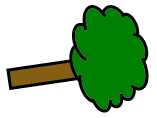
#> input picture original-fishermen/image_components/tree_transparent.png, 157 x 118 px
$ python write_experiment_files.py   (Python 2 division)
#> lines starting #> are read from the running program, lines starting #| are printed output that depends on the picture
### original-fishermen/make_imgs.py
import sys
from PIL import Image
from PIL import ImageFont
from PIL import ImageDraw
import math
import pdb

def convert_white_to_transparent(img):
	datas = img.getdata()
	#pdb.set_trace()
	newData = []
	for item in datas:
		if item[0] >= 250 and item[1] >= 250 and item[2] >= 250:
			newData.append((255, 255, 255, 0))
		else:
			newData.append(item)

	img.putdata(newData)
	return img
def convert_green_to_transparent(img):
	datas = img.getdata()
	#pdb.set_trace()
	newData = []
	for item in datas:
		if item[0] >= 150 and item[1] >= 150 and item[2] <= 100:
			newData.append((155, 187, 89, 0))
		else:
			newData.append(item)

	img.putdata(newData)
	return img
def add_text(img,text, location, font_size):
 draw = ImageDraw.Draw(img)
 #font = ImageFont.load_default()
 font = ImageFont.truetype("/Library/Fonts/Arial.ttf", font_size)
 draw.text(location,text,(0,0,0),font=font)
 return img

def add_muscles(num_muscles, location, img, muscle_img):
	spacing = muscle_img.size[0]/2.
	curr_loc = location[0]
	location_y = location[1]

	for muscle in range(0,num_muscles):
		curr_loc = curr_loc + spacing
		img.paste(muscle_img,(int(curr_loc),location_y),mask=muscle_img)
	return img

def main(strengths, trees, dirname="stimuli/"):
    img_dir = "image_components/"
    filenames=[]
    image_arr = ['tree_transparent.png','fisherman_orig.png','Background.png','road.png','pond_orig.png','muscle2.png']
    images = map(Image.open, [img_dir+image for image in image_arr])

    widths, heights = zip(*(i.size for i in images))

    total_width = widths[2]
    max_height = heights[2]
    road_len = heights[3]

    letters = ['a','b','c','d','e','f','g','h','i','j','k']
    for scenario in range(0,len(trees)):
    	new_im = Image.new('RGB', (total_width, max_height))
    	new_im.paste(images[2], (0,0)) #just the background

    	road_position = total_width/2. - widths[3]/2. #subtract out half the road
    	new_im.paste(images[3], (int(road_position), 0)) #adding road

    	#Adding the trees
    	num_trees = trees[scenario]
    	tree_spacing = int((road_len-10.)/(num_trees+1))
    	tree_offset = 2

    	#Convert tree image to have transparency
    	tree_img = images[0]
    	tree_img = tree_img.convert('RGBA')
    	tree_img = convert_white_to_transparent(tree_img)
    	#pdb.set_trace()

    	scale_factor = 1./max(math.sqrt(num_trees/2.),1)
    	tree_img = tree_img.resize((int(widths[0]*scale_factor), int(heights[0]*scale_factor)))
    	#tree_img.convert('RGBA')
    	for tree in range(0,trees[scenario]):
    		new_im.paste(tree_img,(int(total_width/2.-tree_img.size[0]/2.),tree_offset),mask=tree_img)
    		tree_offset = tree_offset+tree_spacing

    	#Add in a number for easy understanding of number of trees
    	location = (int(total_width/2. - widths[3]*1.5), road_len+32)
    	new_im = add_text(new_im,"(# trees=" + str(num_trees) + ")", location, 32)


    	#Adding the fishermen
    	num_fishermen = len(strengths[0])
    	angle_shift = 180./(num_fishermen-1)
    	offset_overall = 0
    	center_y = road_len*2./3
    	curr_angle = 0#angle_shift/2.
    	offset_fishermen_x = 80
    	offset_fishermen_y = -20

    	radius_y = total_width/3.*4/5.
    	radius_x = total_width/3.*4/5.
    	#pdb.set_trace()
    	print num_fishermen
    	scale_factor = 1./max(math.sqrt((num_fishermen-2)/2.),1)
    	for fishermen in range(0,num_fishermen):
    		#print curr_angle
    		if curr_angle <= 90:
    			x_pos = total_width/2. - radius_x*math.cos(curr_angle*math.pi/180.)
    			y_pos = center_y+radius_y*math.sin(curr_angle*math.pi/180.)
    		else:
    			x_pos = total_width/2. + radius_x*math.cos((180. - curr_angle)*math.pi/180.)
    			y_pos = center_y+radius_y*math.sin((180.-curr_angle)*math.pi/180.)

    		pond = images[4].resize((int(widths[4]*scale_factor), int(heights[4]*scale_factor)))
    		pond_rad = pond.size[0]/2.

    		#Put the fishermen in - they need to be scaled and made transparent
    		fishermen_img = images[1].resize((int(widths[1]*scale_factor), int(heights[1]*scale_factor)))
    		fishermen_img = fishermen_img.convert('RGBA')
    		#pdb.set_trace()
    		fishermen_img = convert_green_to_transparent(fishermen_img)

    		new_im.paste(pond,(int(x_pos - pond_rad), int(y_pos - pond_rad - offset_overall)))
    		if curr_angle <= 90:
    			fishermen_x = int(x_pos - pond_rad - offset_fishermen_x)
    			fishermen_y = int(y_pos + offset_fishermen_y-offset_overall)
    			new_im.paste(fishermen_img,(fishermen_x, fishermen_y),mask=fishermen_img)
    		else:
    			fishermen_x = int(x_pos + offset_fishermen_x)
    			fishermen_y = int(y_pos + offset_fishermen_y-offset_overall)
    			new_im.paste(fishermen_img,(fishermen_x, fishermen_y),mask=fishermen_img)

    		#Add fisherman labels
    		fontSize = 24
    		location = (int(x_pos-pond_rad),int(y_pos - pond_rad - fontSize*1.2))
    		new_im = add_text(new_im,"Fisherman " + letters[fishermen].upper(), location, fontSize)

    		location=(int(fishermen_x-60), int(fishermen_y+fishermen_img.size[1]+15))
    		curr_angle = curr_angle + angle_shift

    		new_im = add_text(new_im,"Strength: " , location, fontSize)

    		#Add in the muscles!

    		muscle_img = images[5].convert('RGBA')
    		muscle_img = muscle_img.resize((int(widths[5]*scale_factor/2.),int(heights[5]*scale_factor/2.)))
    		muscle_img = convert_white_to_transparent(muscle_img)
    		#pdb.set_trace()
    		new_im = add_muscles(strengths[scenario][fishermen], (location[0]+80,location[1]-int(muscle_img.size[1]/3.)), new_im, muscle_img)


    	filename = str(num_trees) + "_" + ''.join([a + str(b) for a,b in zip(letters,strengths[scenario])])
    	new_im.save(dirname + filename + '.png',"PNG")
    	filenames.append(filename+'.png')
    return filenames

'''if __name__ == "__main__"
	strengths = [[1,1,1,1,1,5], [1,1,1,1,5],[1,1,1,1,1,1,6]]
	trees = [5,4,6]
	filenames = main(strengths, trees)
	print filenames'''

### original-fishermen/write_experiment_files.py
import make_imgs
import random
import itertools
import pdb
def write_stim_file(filenames,f_out):
	#single line of stim output
	stim_num = 1
	print >> f_out, '{\n"stim":['
	for i in range(0,len(filenames)-1):
		filename=filenames[i]
		print >> f_out, '{"ID":' + str(stim_num) + ',\n"image": "' + filename + '"},'
		stim_num = stim_num+1
	filename = filenames[-1]
	print >> f_out, '{"ID":' + str(stim_num) + ',\n"image": "' + filename + '"}'

	print >> f_out, '],\n"prompt": "<p>The fishermen need to collect fish to sell to the traders. It is very important that they clear the road and sell as many fish as possible!</p>",'
	print >> f_out, '"question": [{"question":"What should <b>fisherman A</b> do?"}]\n}'

def choose_stimuli():
	num_fishermen = [3]
	strengths = [1,2,3]
	num_trees = range(1,4)

	all_strengths = []
	all_trees = []

	for num in num_fishermen:
		for trees in num_trees:
			for x in strengths:
				for y in strengths:
					for z in strengths:

						subset = (x, y, z)


						if sum(subset) > trees:
							#pdb.set_trace()
							all_trees.append(trees)
							all_strengths.append(subset)
						else:
							print trees
							print subset

	indexes = range(1,len(all_trees))
	print len(all_trees)
	random.shuffle(indexes)

	j = 1
	for i in range(0,len(all_trees),38):
		curr_strengths = [all_strengths[index] for index in indexes[i:(i+38)]]
		curr_trees = [all_trees[index] for index in indexes[i:(i+38)]]
		filenames = make_imgs.main(curr_strengths, curr_trees)
		f_out = open('stim'+str(j)+'.json','w')
		write_stim_file(filenames, f_out)
		j = j+1
		f_out.close()
#> this loop made 1 pass
#> (widths in main, heights in main, total_width in main, max_height in main, road_len in main) on pass 1: ((157, 96, 1244, 156, 186, 118), (118, 133, 664, 375, 187, 162), 1244, 664, 375)
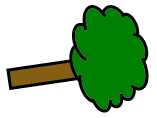
#> input picture original-fishermen/image_components/tree_transparent.png, 157 x 118 px
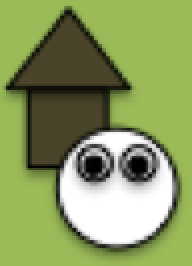
#> input picture original-fishermen/image_components/fisherman_orig.png, 96 x 133 px (shown 2 times larger)
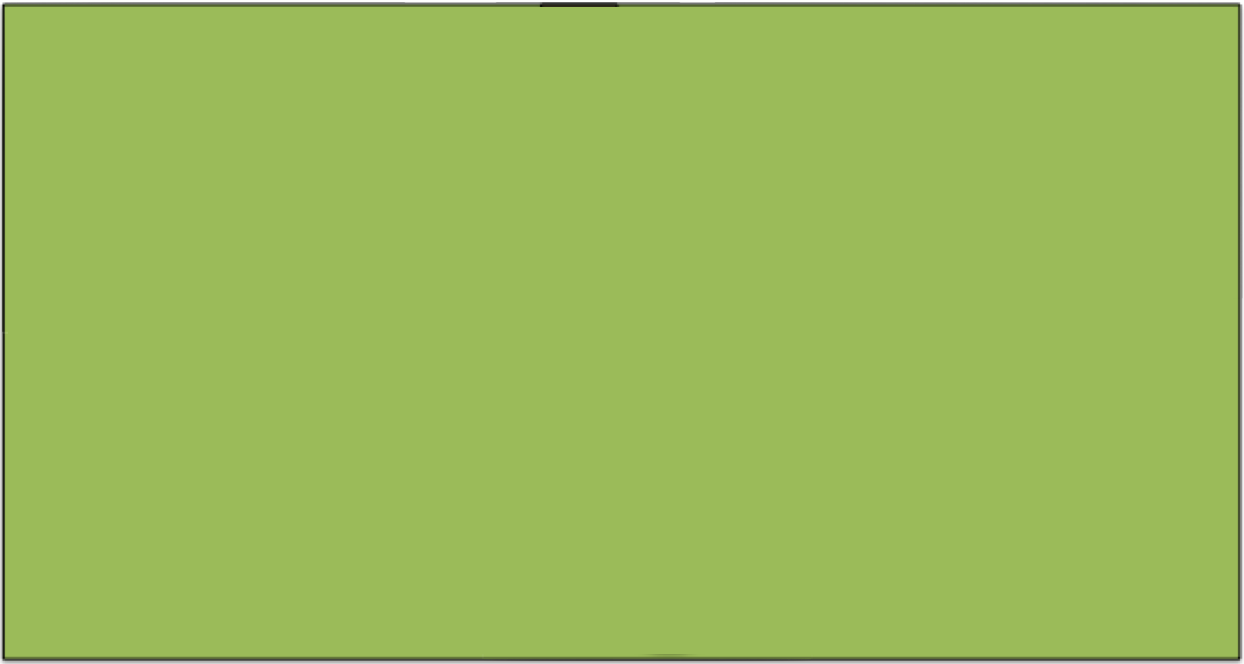
#> input picture original-fishermen/image_components/Background.png, 1244 x 664 px
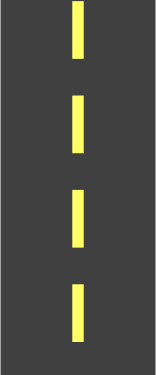
#> input picture experiments/3rdperson_v1/utilities/image_components/road.png, 156 x 375 px, found by its file name
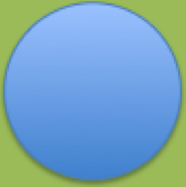
#> input picture original-fishermen/image_components/pond_orig.png, 186 x 187 px
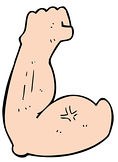
#> input picture original-fishermen/image_components/muscle2.png, 118 x 162 px
#> pass 1, in main, `new_im.save(dirname + filename + '.png',"PNG")`:
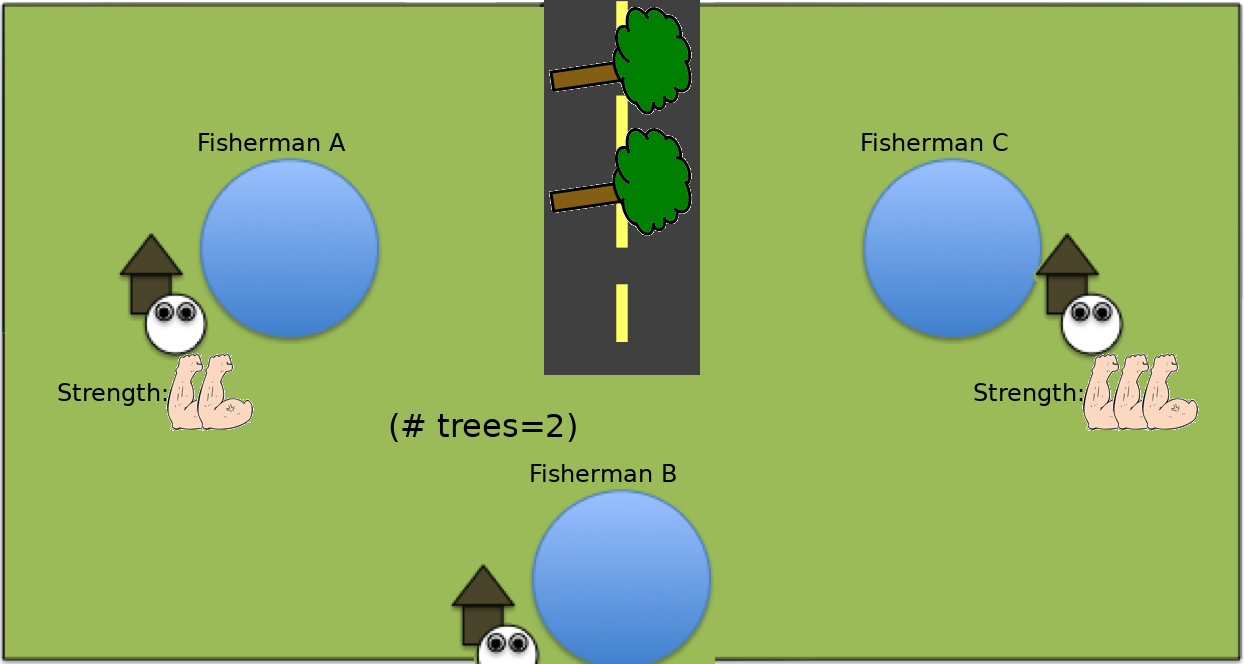
#> saved as 2_a2b1c3.png: PIL image 1244x664 RGB; mean R, G, B 142.6, 173.3, 100.8
#> pass 1, in main, `new_im.save(dirname + filename + '.png',"PNG")`:
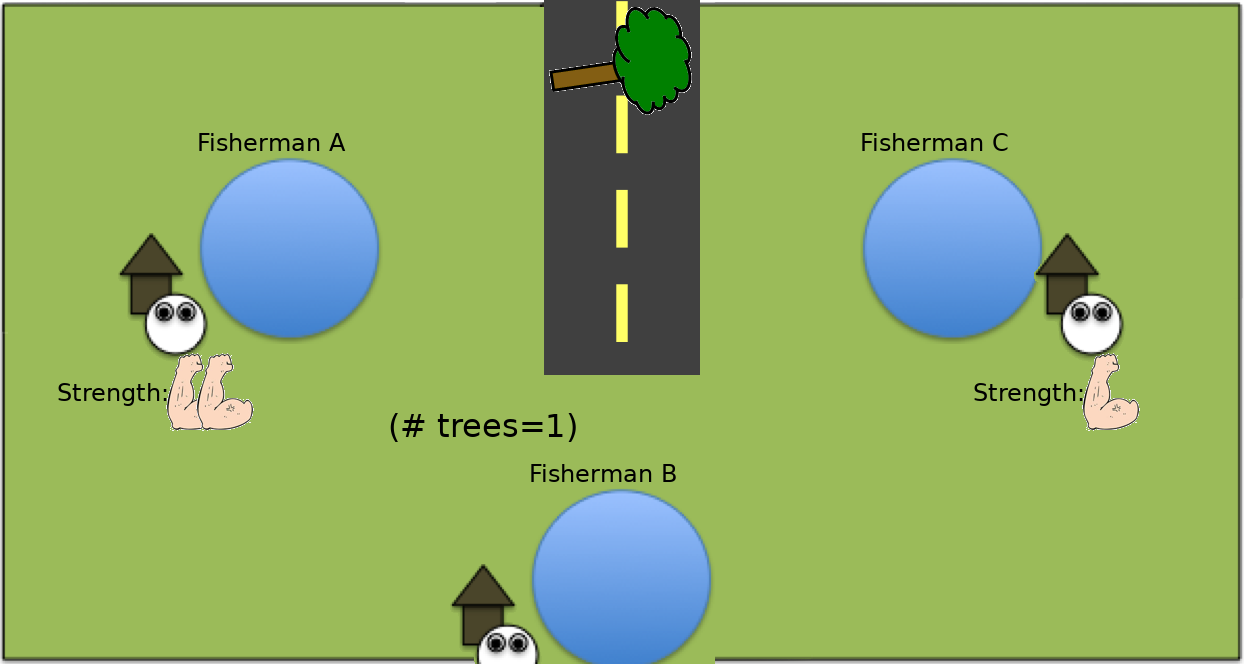
#> saved as 1_a2b2c1.png: PIL image 1244x664 RGB; mean R, G, B 142.8, 172.9, 100.9
		#pdb.set_trace()

#> (the run stopped early here; a loop or call above may not have finished)
